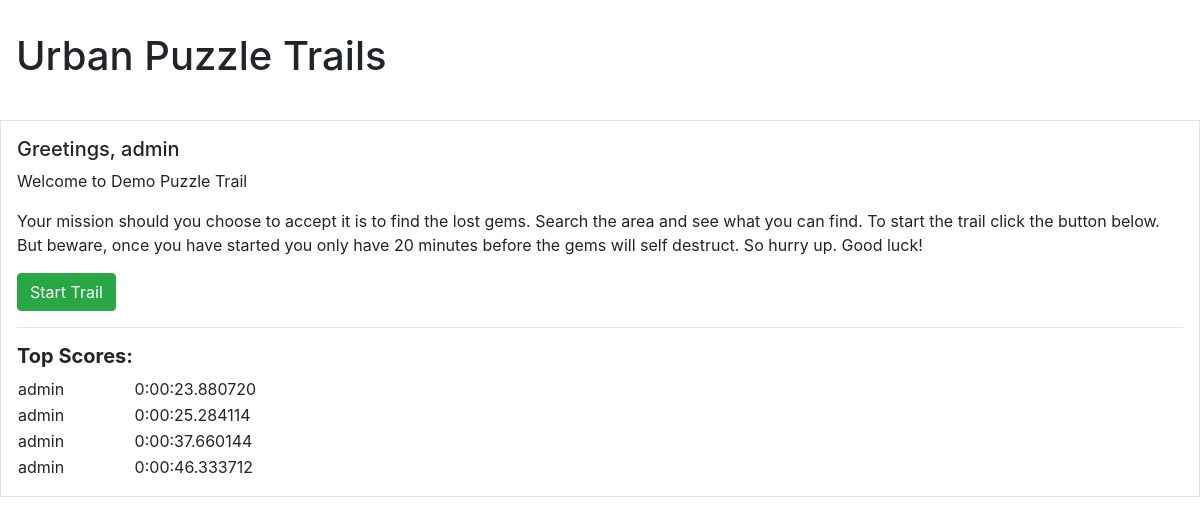
Page /trail/2/ (signed in) on the earlier database version.
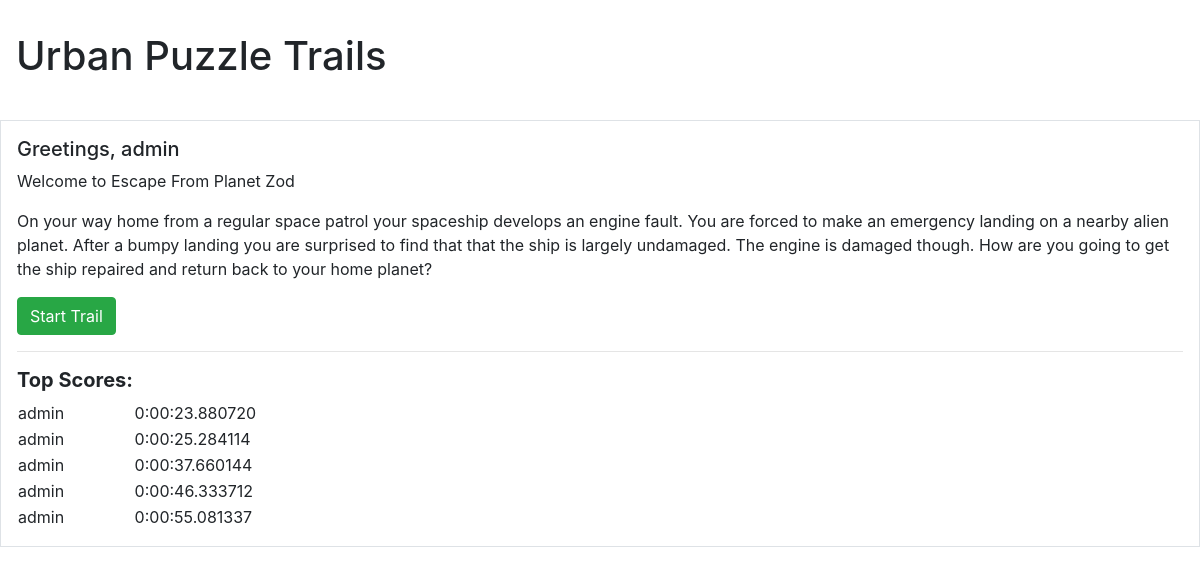
Same page on the later database version.
### trail/models.py (models this page shows, shortened)
class Trail(models.Model):
    trail_name = models.CharField(max_length=120) # max_length = required
    trail_description = models.TextField(blank=True, null=True)
    trail_mission = models.CharField(max_length=75, default="This is a mission")
    trail_total_items = models.IntegerField(default=0) # CharField(max_length=75, default="This is a mission")
    trail_start_location = models.CharField(max_length=120, blank=True)

class Game(models.Model):
    game_name = models.CharField(max_length=120)
    game_mission = models.TextField(blank=True, null=True)
    game_player = models.ForeignKey(User, null=True, on_delete=models.SET_NULL)
    game_url = models.CharField(max_length=16)
    game_start = models.DateTimeField(auto_now_add=True)
    game_inventory = models.ManyToManyField(Item, blank=True)
    game_total_items = models.IntegerField(default=0)
    game_trail = models.ForeignKey(Trail, null=True, on_delete=models.SET_NULL)
    game_duration = models.DurationField(null=True)
    game_progress = models.IntegerField(default=0)
    game_status = models.CharField(default='Not Started', max_length=20)
    game_event_list = models.ManyToManyField(Event, blank=True)
    def __str__(self):
        return self.game_name

### trail/views.py (the view, shortened to what this page needs)
# urls.py: path('trail/<int:id>/', trail_main_view, name='trail_main_view'),  # For when we add more trails!
@login_required(login_url='/login/')
def trail_main_view(request, id=id):
    trail_data = get_object_or_404(Trail, id=id)
    top_score_games = get_high_scores(5)
    context = {
        "object": trail_data,
        "top_scores": top_score_games,
        }
    return render(request, "trail/trail_main.html", context)

### trail/utility_functions.py (called while the page is built)
def get_high_scores(number):
    games_list = Game.objects.exclude(game_duration__isnull=True).order_by('game_duration')[:number]
    print(games_list)
    game_data = games_list[0]
    print(game_data)
    for game in games_list:
        print('*** %s  -  %s ***' % (game.game_player, game.game_duration))
    return games_list

### templates/trail/trail_main.html (shortened to what this page needs)
{% extends 'base.html' %}
{% block heading %}Urban Puzzle Trails{% endblock %}
{% block content %}
  <div class="description">
        <h5>Greetings, {{ user }}</h5>
        <p>Welcome to {{ object.trail_name }}</p>
        <p>{{ object.trail_description  }}</p>
        <form method="post">
            <button type="submit" class="btn btn-success">Start Trail</button>
        </form>
</div>
<hr>
<div>
    <h5><b>Top Scores:</b></h5>
    <table style="width:50%">
      <col width="20%">
      <col width="80%">
        {% for game in top_scores %}
            <tr>
                <td>{{ game.game_player }}</td>
                <td>{{ game.game_duration }}</td>
            </tr>
        {% endfor %}
    </table>
</div>
{% endblock %}

Differences in the rows shown:
changed Trail: trail_name "Demo Puzzle Trail" → "Escape From Planet Zod"; trail_description "Your mission should you choose to accept it is to find the lost gems. Search the area and see what you can find. To start the trail click the button below. But beware, once you have started you only have 20 minutes before the gems will self destruct. So hurry up. Good luck!" → "On your way home from a regular space patrol your spaceship develops an engine fault. You are forced to make an emergency landing on a nearby alien planet. After a bumpy landing you are surprised to find that that the ship is largely undamaged. The engine is damaged though. How are you going to get the ship repaired and return back to your home planet?"
added Game: game_player "admin", game_duration "0:00:55.081337"
